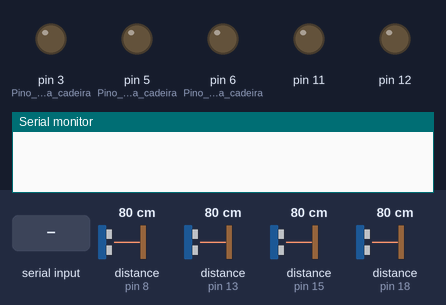
This sketch was run on a simulated Arduino Uno, built with avr-gcc and run on an emulated ATmega328P. On the bench: output pins drawn as LEDs (lit = HIGH), the last lines printed to the serial monitor. Wiring (inferred from the names in the program): 4 × ultrasonic range finder: trigger pin 2, echo pin 13 / trigger pin 7, echo pin 8 / trigger pin 14, echo pin 15 / trigger pin 17, echo pin 18. The inputs (shaded band) are chosen by the test bench; at power-on: distance to the obstacle (sensors on pin 8, pin 13, pin 15, pin 18) 80 cm. The echo pulse lasts 58.3 µs per cm; pins used as bus, display or sensor lines are not drawn.

Above: at 1.9 s.
2.0 s: distance to the obstacle (sensor on pin 8) set to 56 cm
3.5 s: distance to the obstacle (sensor on pin 8) set to 49 cm
7.9 s: "D1\n" received over Serial
At 12.2 s:
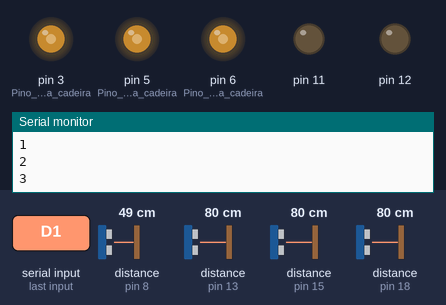
12.3 s: distance to the obstacle (sensor on pin 8) set to 60 cm
13.8 s: distance to the obstacle (sensor on pin 8) set to 2 cm
Timing chart, 0 to 16.8 s (numbered marks = the images above; inputs shaded):
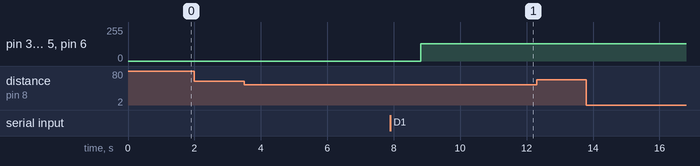

Measured:
- after the input at 2.0 s, every drawn part: stays the same
- after the input at 7.9 s, pin 3 (Pino_2_da_cadeira), pin 5 (Pino_3_da_cadeira), pin 6 (Pino_5_da_cadeira): 0/255 → 130/255 after 0.91 s
- after the input at 12.3 s, every drawn part: stays the same

The sketch:

CODIGO_CADEIRA_CERTO_OK.ino
```cpp
//Código Driver - Comando da cadeira, sensor ultra, contagem de métricas


// Variáveis de controle da cadeira

#include <SoftwareSerial.h>
SoftwareSerial bt(9, 10); //Tx, Rx


char comandoAtual = '1';
int numComandos = 0;
unsigned long tempoInicial;
unsigned long tempoFinal;
bool contagemIniciada = false; // Determina se a sessão foi iniciada ou não

// Variáveis de controle do número de colisões (MUDAR VALORES PARA PINOS QUE FOR USAR)

int numColisoes = 0;
const int trig1 = 2;
const int echo1 = 13;
const int trig2 = 14;
const int echo2 = 15;
const int trig3 = 7;
const int echo3 = 8;
const int trig4 = 17;
const int echo4 = 18;

bool colisaoDetectada1 = false;
bool colisaoDetectada2 = false;
bool colisaoDetectada3 = false;
bool colisaoDetectada4 = false;


void setup()
{
  pinMode(3, OUTPUT); // Pino 2 da cadeira
  pinMode(5, OUTPUT); // Pino 3 da cadeira
  pinMode(6, OUTPUT); // Pino 5 da cadeira

  // Configuração de pinos como entrada e saída
  pinMode(trig1, OUTPUT);
  pinMode(echo1, INPUT);
  pinMode(trig2, OUTPUT);
  pinMode(echo2, INPUT);
  pinMode(trig3, OUTPUT);
  pinMode(echo3, INPUT);
  pinMode(trig4, OUTPUT);
  pinMode(echo4, INPUT);

  pinMode(11, OUTPUT);
  pinMode(12, OUTPUT);
  pinMode(13, OUTPUT);
  pinMode(14, OUTPUT);

  Serial.begin(9600); // Inicialização da porta serial
  bt.begin(9600);
}
void loop()
{
  // Trecho referente aos sensores de colisão
  // Variáveis utilizadas para conversão do ping em cm

  long duration, inches, cm1;
  long duration2, inches2, cm2;
  long duration3, inches3, cm3;
  long duration4, inches4, cm4;

  // Sensor 1

  digitalWrite(trig1, LOW); // Desliga o emissor
  delayMicroseconds(2);
  digitalWrite(trig1, HIGH); // 2 ms depois envia um sinal que dura 5 ms
  delayMicroseconds(5);
  digitalWrite(trig1, LOW); // Desliga o emissor
  duration = pulseIn(echo1, HIGH); // O receptor recebe o eco e envia um sinal digital HIGH - alto
  cm1 = microsecondsToCentimeters(duration); // Converte a distância e retorna a variável cm
  if (cm1 > 50) // Condição de leitura da variável - comandos para motores
  {
    digitalWrite (10, LOW); // Se a distância for maior que 50, o buzzer para
  }
  else
  {
    digitalWrite(10, HIGH); // Se a distância for menor que 50, o buzzer liga
  }


  // Sensor 2
  digitalWrite(trig2, LOW); // Desliga o emissor
  delayMicroseconds(2);
  digitalWrite(trig2, HIGH); // 2 ms depois envia um sinal que dura 5 ms
  delayMicroseconds(5);
  digitalWrite(trig2, LOW); // Desliga o emissor
  duration2 = pulseIn(echo2, HIGH); // O receptor recebe o eco e envia um sinal digital HIGH - alto
  cm2 = microsecondsToCentimeters(duration2); // Converte a distância e retorna a variável cm
  if (cm2 > 50) // Condição de leitura da variável - comandos para motores
  {
    digitalWrite (11, LOW); // Se a distância for maior que 50, o buzzer para
  }
  else
  {
    digitalWrite(11, HIGH); // Se a distância for menor que 50, o buzzer liga
  }

    // Sensor 3
  digitalWrite(trig3, LOW); // Desliga o emissor
  delayMicroseconds(2);
  digitalWrite(trig3, HIGH); // 2 ms depois envia um sinal que dura 5 ms
  delayMicroseconds(5);
  digitalWrite(trig3, LOW); // Desliga o emissor
  duration3 = pulseIn(echo3, HIGH); // O receptor recebe o eco e envia um sinal digital HIGH - alto
  cm3 = microsecondsToCentimeters(duration3); // Converte a distância e retorna a variável cm
  if (cm3 > 50) // Condição de leitura da variável - comandos para motores
  {
    digitalWrite (11, LOW); // Se a distância for maior que 50, o buzzer para
  }
  else
  {
    digitalWrite(11, HIGH); // Se a distância for menor que 50, o buzzer liga
  }

    // Sensor 4
  digitalWrite(trig4, LOW); // Desliga o emissor
  delayMicroseconds(2);
  digitalWrite(trig4, HIGH); // 2 ms depois envia um sinal que dura 5 ms
  delayMicroseconds(5);
  digitalWrite(trig4, LOW); // Desliga o emissor
  duration4 = pulseIn(echo4, HIGH); // O receptor recebe o eco e envia um sinal digital HIGH - alto
  cm4 = microsecondsToCentimeters(duration4); // Converte a distância e retorna a variável cm
  if (cm4 > 50) // Condição de leitura da variável - comandos para motores
  {
    digitalWrite (11, LOW); // Se a distância for maior que 50, o buzzer para
  }
  else
  {
    digitalWrite(11, HIGH); // Se a distância for menor que 50, o buzzer liga
  }

  //Contagem de colisao

  //Sensor 1
  if ((contagemIniciada) && (cm1 < 10) && (!colisaoDetectada1)) // Checa se a contagem de dados foi iniciada, se a distância é menor que 10 cm no sensor 1, e se a colisão já foi contabilizada
  {
    colisaoDetectada1 = true;
    numColisoes += 1;
  }
  if ((cm1 > 10) && (colisaoDetectada1)) // Checa se o sensor 1 saiu da zona de colisão
  {
    colisaoDetectada1 = false;
  }

   //Sensor 2
  if ((contagemIniciada) && (cm2 < 10) && (!colisaoDetectada2)) // Checa se a contagem de dados foi iniciada, se a distância é menor que 10 cm no sensor 2, e se a colisão já foi contabilizada
  {
    colisaoDetectada2 = true;
    numColisoes += 1;
  }

  if ((cm2 > 10) && (colisaoDetectada2)) // Checa se o sensor 2 saiu da zona de colisão
  {
    colisaoDetectada2 = false;
  }

  //Sensor 3
  if ((contagemIniciada) && (cm3 < 10) && (!colisaoDetectada3)) // Checa se a contagem de dados foi iniciada, se a distância é menor que 10 cm no sensor 2, e se a colisão já foi contabilizada
  {
    colisaoDetectada3 = true;
    numColisoes += 1;
  }

  if ((cm3 > 10) && (colisaoDetectada3)) // Checa se o sensor 2 saiu da zona de colisão
  {
    colisaoDetectada3 = false;
  }

  //Sensor 4
  if ((contagemIniciada) && (cm4 < 10) && (!colisaoDetectada4)) // Checa se a contagem de dados foi iniciada, se a distância é menor que 10 cm no sensor 2, e se a colisão já foi contabilizada
  {
    colisaoDetectada4 = true;
    numColisoes += 1;
  }

  if ((cm4 > 10) && (colisaoDetectada4)) // Checa se o sensor 2 saiu da zona de colisão
  {
    colisaoDetectada4 = false;
  }


  // Trecho referente ao controle da cadeira
  if (Serial.available() > 0) // Verifica se tem algum comando na entrada
  {
    comandoAtual = Serial.read(); // Leitura do comando de entrada
    comandoAtual = '1';

    switch (comandoAtual)
    {
      case '1': // Enviar comando para ficar parado
        wheelchairInput(130, 130, 130);
     //Serial.println("Parado");
      numComandos = numComandos + 1;
        Serial.println(numComandos);
        tempoFinal = millis();
        //Serial.println((tempoFinal - tempoInicial) / 1000);
        break;

      case '2': // Enviar comando para frente
        wheelchairInput(183, 144, 144);
      //Serial.println("Frente");
        numComandos = numComandos + 1;
        if (!contagemIniciada)
        {
          contagemIniciada = true;
          tempoInicial = millis();
        }
       Serial.println(numComandos);
        tempoFinal = millis();
        //Serial.println((tempoFinal - tempoInicial) / 1000);
        break;

      case '3': // Enviar comando para tras
        wheelchairInput(87, 144, 144);
      //Serial.println("Tras");
        numComandos = numComandos + 1;
        if (!contagemIniciada)
        {
          contagemIniciada = true;
          tempoInicial = millis();
        }
        Serial.println(numComandos);;
        tempoFinal = millis();
        //Serial.println((tempoFinal - tempoInicial) / 1000);
        break;

      case '4': // Enviar comando para direita
        wheelchairInput(144, 87, 144);
       // Serial.println("Direita");
        numComandos = numComandos + 1;
        if (!contagemIniciada)
        {
          contagemIniciada = true;
          tempoInicial = millis();
        }
       Serial.println(numComandos);
        tempoFinal = millis();
       // Serial.println((tempoFinal - tempoInicial) / 1000);
        break;

      case '5': // Enviar comando para esquerda
        wheelchairInput(144, 180, 144);
        //Serial.println("Esquerda");
        numComandos = numComandos + 1;
        if (!contagemIniciada)
        {
          contagemIniciada = true;
          tempoInicial = millis();
        }
        Serial.println(numComandos);
        tempoFinal = millis();
        //Serial.println((tempoFinal - tempoInicial) / 1000);
        break;

      case '6': // Enviar comando para D1
        wheelchairInput(170, 86, 144);
        //Serial.println("D1");
        numComandos = numComandos + 1;
        if (!contagemIniciada)
        {
          contagemIniciada = true;
          tempoInicial = millis();
        }
       Serial.println(numComandos);
        tempoFinal = millis();
        //Serial.println((tempoFinal - tempoInicial) / 1000);
        break;

      case '7': // Enviar comando para D2
        wheelchairInput(85, 112, 144);
      //  Serial.println("D2");
        numComandos = numComandos + 1;
        if (!contagemIniciada)
        {
          contagemIniciada = true;
          tempoInicial = millis();
        }
       Serial.println(numComandos);
       tempoFinal = millis();
       // Serial.println((tempoFinal - tempoInicial) / 1000);
        break;

      case '8': // Enviar comando para D3
        wheelchairInput(95, 175, 144);
       // Serial.println("D3");
        numComandos = numComandos + 1;
        if (!contagemIniciada)
        {
          contagemIniciada = true;
          tempoInicial = millis();
        }
       Serial.println(numComandos);
        tempoFinal = millis();
       // Serial.println((tempoFinal - tempoInicial) / 1000);
        break;

      case '9': // Enviar comando para D4
        wheelchairInput(125, 186, 144);
        //Serial.println("D4");
        numComandos = numComandos + 1;
        if (!contagemIniciada)
        {
          contagemIniciada = true;
          tempoInicial = millis();
        }
        Serial.println(numComandos);
        tempoFinal = millis();
        //Serial.println((tempoFinal - tempoInicial) / 1000);
        break;

      //case '0':
        //if (contagemIniciada)
        //{
         // wheelchairInput(130, 130, 130);
          //Serial.println("Parado");
          //Serial.print("Numero de comandos: ");
          //Serial.println(numComandos);
          //Serial.print("Time: ");
          //tempoFinal = millis();
          //Serial.println((tempoFinal - tempoInicial) / 1000);
          // Mostrar resultados do contador de colisões
          //Serial.print("Distancia 1 ");
          //Serial.print(cm1);
          //Serial.println("cm");
          //Serial.print("Distancia 2 ");
          //Serial.print(cm2);
          //Serial.println("cm");
          //Serial.print("Colisao: ");
          //Serial.println(numColisoes);

          // Sessão para resetar os contadores
         // numComandos = 0;
        //  numColisoes = 0;
          //contagemIniciada = false;
       // }
     // break;
    }
  }
  delay(100);
}
void wheelchairInput(int pin3Value, int pin5Value, int pin6Value)
{
  analogWrite(3, pin3Value); // Envia o valor pin2Value para pino 2
  analogWrite(5, pin5Value); // Envia o valor pin3Value para pino 3
  analogWrite(6, pin6Value); // Envia o valor pin4Value para pino 5
}

long microsecondsToCentimeters(long microseconds) // Função para conversão de ms para cm
{
  // A velocidade do som é 340 m/s ou 29 ms/cm. O ping vai e volta, e sua distância será metade do tempo de ida e volta
  return microseconds / 29 / 2;
}
```
